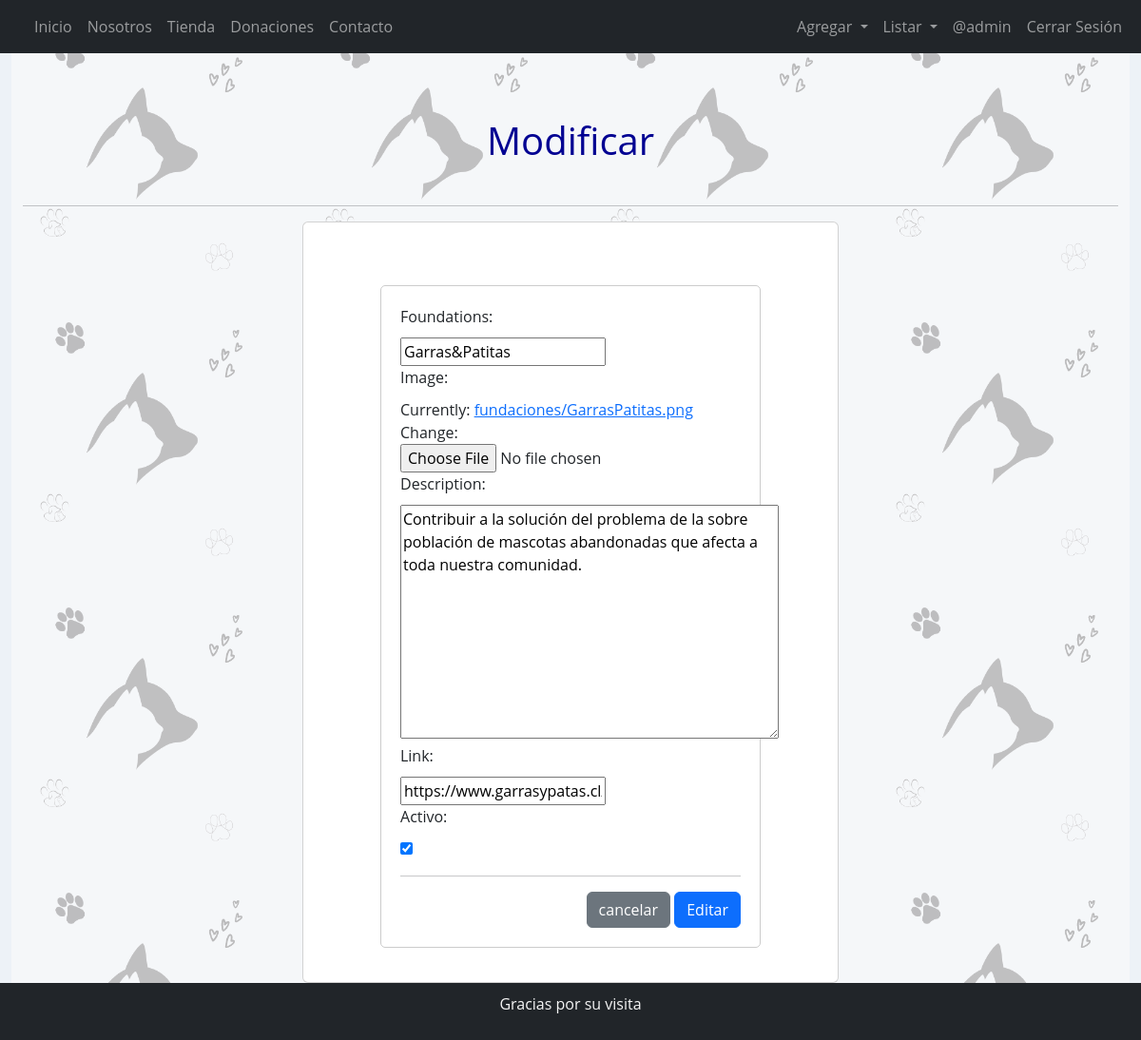
/modificar-fundacion/1/ (signed in), run on an earlier commit of the app's database.
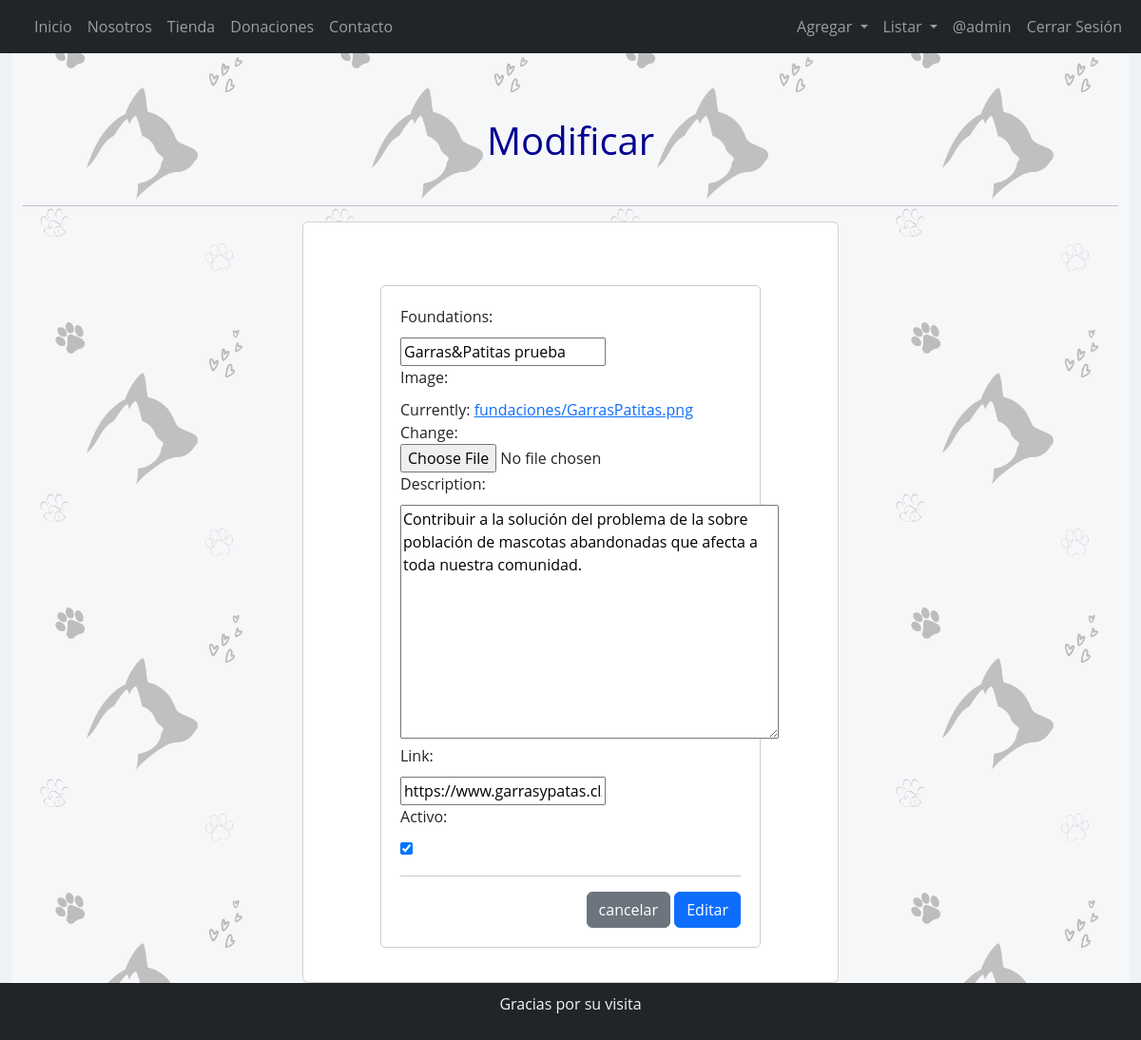
And on a later commit of the database.
### appShop/models.py (models this page shows, shortened)
class Foundation(models.Model):
    id_foundation    = models.AutoField(db_column='idFoundation', primary_key=True)
    foundations      = models.CharField(max_length=50, blank=True, null=True)
    image            = models.ImageField(upload_to="fundaciones", null=True)
    description      = models.TextField()
    link             = models.URLField(max_length = 200)
    activo           = models.BooleanField(default=True)

### appShop/views.py (the view)
# urls.py: path('modificar-fundacion/<id_foundation>/', views.modify_donaciones, name='modify_donaciones'),
@permission_required('appShop.change_foundation')
def modify_donaciones(request, id_foundation):
    donaciones = get_object_or_404(Foundation,id_foundation=id_foundation)
    if request.method == 'POST':
        formulario = FundacionForm(request.POST,request.FILES,instance=donaciones)
        if formulario.is_valid():
            formulario.save()
            messages.success(request,"Modificado Correctamente")
            return redirect(to="list_donaciones")
        else:
            messages.error(request,"Error al Modificar")
    else:
        formulario = FundacionForm(instance=donaciones)
    context = {
        'form': formulario,
    }
    return render(request, 'appShop/fundacion/modificar.html',context)

### appShop/forms.py
class FundacionForm(forms.ModelForm):
    class Meta:
        model = Foundation
        fields = '__all__'

### appShop/templates/appShop/fundacion/modificar.html (shortened to what this page needs)
{% extends 'appShop/base.html'%}
{% load static %}
{% block contenido %}
<div class="container-fluid bg-light bg-opacity-75">
    <br><br>
    <header class="header">
        <h1>Modificar</h1>
    </header>
    <hr>
    <div class="row">
        <div class="col-12 col-md-6 offset-md-3">
            <div class="card">
                <div class="card-body">
                    <form action="" method="post" enctype="multipart/form-data">
                        {{ form }}
                        <br>
                        <hr>
                        <div class="d-flex justify-content-end">
                            <a class="btn btn-secondary" type="reset" href="{% url 'list_donaciones'%}" role="button">cancelar</a>
                            <input type="submit" value="Editar" class="btn btn-primary">
                        </div>
                    </form>
                </div>
            </div>
        </div>
    </div>
</div>
{% endblock %}

What changed in the data, as far as the page shows it:
changed Foundation "https://www.garrasypatas.cl/": foundations "Garras&Patitas" → "Garras&Patitas prueba"
